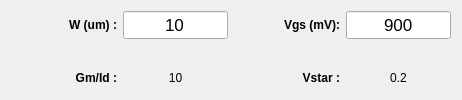
                 <widget class="QWidget" name="tabCal">
                  <attribute name="title">
                   <string>Cal</string>
                  </attribute>
                  <layout class="QGridLayout" name="gridLayout_8">
                   <item row="0" column="0">
                    <layout class="QVBoxLayout" name="verticalLayout_6" stretch="1,1,1">
                     <item>
                      <layout class="QHBoxLayout" name="horizontalLayout_42" stretch="1,1">
                       <item>
                        <layout class="QHBoxLayout" name="horizontalLayout_41" stretch="1,1">
                         <item>
                          <widget class="QLabel" name="titleCalWidth">
                           <property name="font">
                            <font>
                             <weight>75</weight>
                             <bold>true</bold>
                            </font>
                           </property>
                           <property name="text">
                            <string>W (um) :</string>
                           </property>
                           <property name="alignment">
                            <set>Qt::AlignRight|Qt::AlignTrailing|Qt::AlignVCenter</set>
                           </property>
                          </widget>
                         </item>
                         <item>
                          <widget class="QLineEdit" name="lineEditCalWidth">
                           <property name="font">
                            <font>
                             <pointsize>13</pointsize>
                            </font>
                           </property>
                           <property name="text">
                            <string>10</string>
                           </property>
                           <property name="alignment">
                            <set>Qt::AlignCenter</set>
                           </property>
                          </widget>
                         </item>
                        </layout>
                       </item>
                       <item>
                        <layout class="QHBoxLayout" name="horizontalLayout_40" stretch="1,1">
                         <item>
                          <widget class="QLabel" name="titleCalVgs">
                           <property name="font">
                            <font>
                             <weight>75</weight>
                             <bold>true</bold>
                            </font>
                           </property>
                           <property name="text">
                            <string>Vgs (mV):</string>
                           </property>
                           <property name="alignment">
                            <set>Qt::AlignRight|Qt::AlignTrailing|Qt::AlignVCenter</set>
                           </property>
                          </widget>
                         </item>
                         <item>
                          <widget class="QLineEdit" name="lineEditCalVgs">
                           <property name="font">
                            <font>
                             <pointsize>13</pointsize>
                            </font>
                           </property>
                           <property name="text">
                            <string>900</string>
                           </property>
                           <property name="alignment">
                            <set>Qt::AlignCenter</set>
                           </property>
                          </widget>
                         </item>
                        </layout>
                       </item>
                      </layout>
                     </item>
                     <item>
                      <layout class="QHBoxLayout" name="horizontalLayout_44" stretch="1">
                       <item>
                        <spacer name="horizontalSpacer_34">
                         <property name="orientation">
                          <enum>Qt::Horizontal</enum>
                         </property>
                         <property name="sizeHint" stdset="0">
                          <size>
                           <width>40</width>
                           <height>20</height>
                          </size>
                         </property>
                        </spacer>
                       </item>
                      </layout>
                     </item>
                     <item>
                      <layout class="QHBoxLayout" name="horizontalLayout_45" stretch="1,1">
                       <item>
                        <layout class="QHBoxLayout" name="horizontalLayout_46">
                         <item>
                          <widget class="QLabel" name="titleCalGmId">
                           <property name="font">
                            <font>
                             <weight>75</weight>
                             <bold>true</bold>
                            </font>
                           </property>
                           <property name="text">
                            <string>Gm/Id :</string>
                           </property>
                           <property name="alignment">
                            <set>Qt::AlignRight|Qt::AlignTrailing|Qt::AlignVCenter</set>
                           </property>
                          </widget>
                         </item>
                         <item>
                          <widget class="QLabel" name="labelCalGmId">
                           <property name="text">
                            <string>10</string>
                           </property>
                           <property name="alignment">
                            <set>Qt::AlignCenter</set>
                           </property>
                          </widget>
                         </item>
                        </layout>
                       </item>
                       <item>
                        <layout class="QHBoxLayout" name="horizontalLayout_47">
                         <item>
                          <widget class="QLabel" name="titleCalVstar">
                           <property name="font">
                            <font>
                             <weight>75</weight>
                             <bold>true</bold>
                            </font>
                           </property>
                           <property name="text">
                            <string>Vstar :</string>
                           </property>
                           <property name="alignment">
                            <set>Qt::AlignRight|Qt::AlignTrailing|Qt::AlignVCenter</set>
                           </property>
                          </widget>
                         </item>
                         <item>
                          <widget class="QLabel" name="labelCalVstar">
                           <property name="text">
                            <string>0.2</string>
                           </property>
                           <property name="alignment">
                            <set>Qt::AlignCenter</set>
                           </property>
                          </widget>
                         </item>
                        </layout>
                       </item>
                      </layout>
                     </item>
                    </layout>
                   </item>
                  </layout>
                 </widget>
